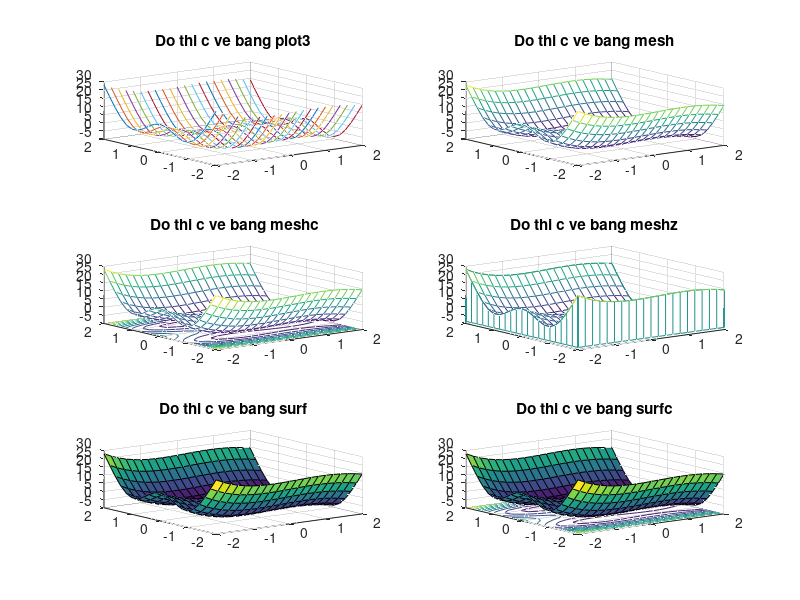

MATLAB code for this plot:
[x,y]=meshgrid([-2 : 0.2 : 2]);

subplot (3,2,1);
f3 = exp(x) + y.^4 -x.^3 + 4*cos(pi*y);
plot3(x,y,f3);
grid on;
title('Do thi c ve bang plot3');

subplot(3,2,2);
f3 = exp(x) + y.^4 -x.^3 + 4*cos(pi*y);
mesh(x,y,f3);
grid on;
title('Do thi c ve bang mesh');

subplot(3,2,3);
f3 = exp(x) + y.^4 -x.^3 + 4*cos(pi*y);
meshc (x,y,f3);
grid on;
title(' Do thi c ve bang meshc');

subplot (3,2,4);
f3 = exp(x) + y.^4 -x.^3 + 4*cos(pi*y);
meshz (x,y,f3);
grid on;
title('Do thi c ve bang meshz');

subplot(3,2,5);
f3 = exp(x) + y.^4 -x.^3 + 4*cos(pi*y);
surf (x,y,f3);
grid on;
title('Do thi c ve bang surf');

subplot(3,2,6);
f3 = exp(x) + y.^4 -x.^3 + 4*cos(pi*y);
surfc (x,y,f3);
grid on;
title('Do thi c ve bang surfc');